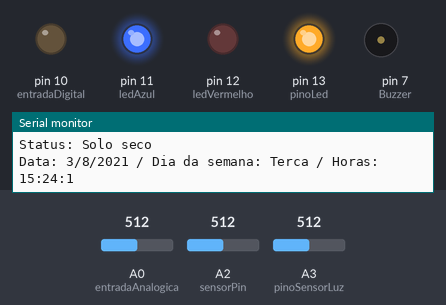
Bench run of a sketch on a simulated Arduino Uno, built for the host (arithmetic inside an expression is 32-bit, double 64-bit). Shown: output pins drawn as LEDs (lit = HIGH), buzzer (waves = sounding), the last lines printed to the serial monitor. Inputs (shaded band) come from the test bench; at power-on: A3 (pinoSensorLuz) = 512, A2 (sensorPin) = 512, A0 (entradaAnalogica) = 512. The local clock reads 2024-03-15 10:24:30 at power-on unless the sketch sets it.

Above: at 1.3 s.
1.4 s: A3 (pinoSensorLuz) set to 584
3.4 s: A3 (pinoSensorLuz) set to 619
At 5.5 s:
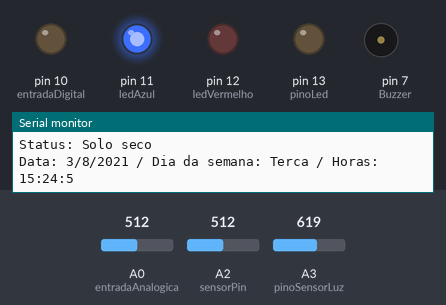
5.8 s: A2 (sensorPin) set to 559
7.6 s: A2 (sensorPin) set to 589
At 9.9 s:
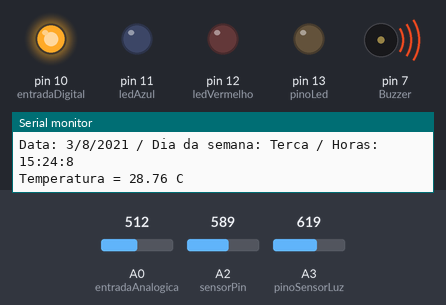
10.3 s: A2 (sensorPin) set to 122
At 12.0 s:
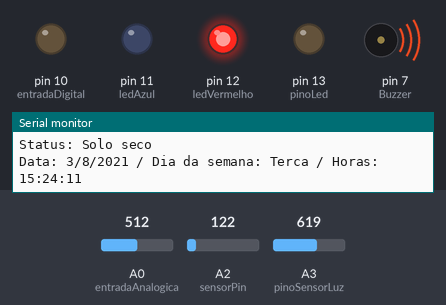
12.8 s: A3 (pinoSensorLuz) set to 590
At 14.1 s:
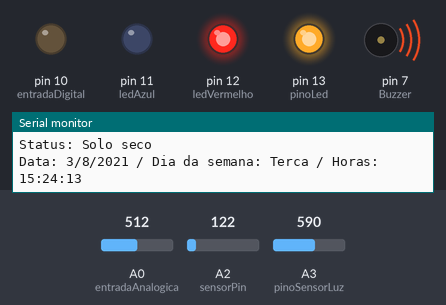
Timing chart, 0 to 15.8 s (numbered marks = the images above; inputs shaded):
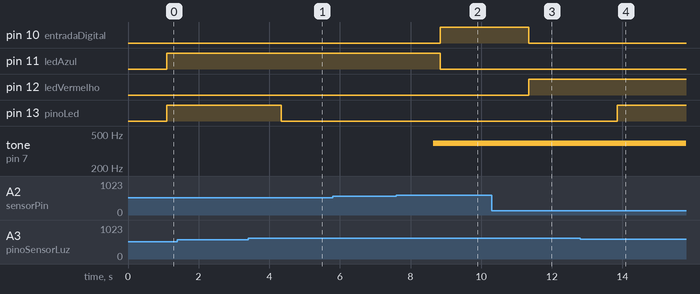

Measured:
- the behaviour switches between 600 and 601 on A3 (pinoSensorLuz) (found by bisection; images 0 and 1)
- the behaviour switches between 573 and 574 on A2 (sensorPin) (found by bisection; images 1 and 2)
- after the input at 3.4 s, pin 13 (pinoLed): HIGH → LOW after 0.94 s
- after the input at 7.6 s, pin 10 (entradaDigital): LOW → HIGH after 1.2 s; pin 11 (ledAzul): HIGH → LOW after 1.2 s; tone on pin 7 (Buzzer): silent → 392 Hz after 1.0 s
- after the input at 10.3 s, pin 10 (entradaDigital): HIGH → LOW after 1.0 s; pin 12 (ledVermelho): LOW → HIGH after 1.0 s
- after the input at 12.8 s, pin 13 (pinoLed): LOW → HIGH after 1.1 s

The sketch:

Sistema.ino
```cpp
//Inclui as bibliotecas
#include <Wire.h>
#include "RTClib.h"

RTC_DS1307 rtc; //Objeto rtc da classe DS1307

#define entradaDigital 10
#define entradaAnalogica 0 //umidade
bool dSensor;//sensor de umidade
int aSensor;//sensor de umidade

const int sensorPin = A2; //PINO ANALÓGICO UTILIZADO PELO SENSOR de temperatura
float temperatura = 0; //VARIÁVEL DO TIPO FLOAT

int pinoLed = 13;
int pinoSensorLuz = A3; //luz
int valorLuz = 0;

const int ledVermelho = 12;
const int ledAzul = 11;//leds do sensor de temperatura
const int ledVerde = 10;

int Buzzer = 7;
char diasDaSemana[7][12] = {"Domingo", "Segunda", "Terca", "Quarta", "Quinta", "Sexta",
"Sabado"}; //Dias da semana

void setup(){
    Serial.begin(9600); //INICIALIZAÇÃO DA SERIAL
    pinMode(Buzzer,OUTPUT);//buzzer
    pinMode(pinoLed,OUTPUT);
    pinMode(entradaDigital, INPUT);
    pinMode (ledVermelho, OUTPUT);
    pinMode (ledAzul, OUTPUT);//leds do sensor de temp
    pinMode (ledVerde, OUTPUT);

    Serial.begin(9600); //Inicializa a comunicacao serial
    if (! rtc.begin()) { //Se o RTC nao for inicializado, faz
    Serial.println("RTC NAO INICIALIZADO"); //Imprime o texto
    while (1); } //Trava o programa

    rtc.adjust(DateTime(2021, 8, 3, 15, 24, 00));//Ajusta o tempo do RTC para a data e hora
    //definida pelo usuario. OLHAR DEPOIS
    delay(100); // 100 Milissegundos
}


void loop(){
    FRelogio();
}

void FTemperatura(){ //funçao da temperatura
//sensor de temperatura
    temperatura = (analogRead(sensorPin) * 0.0048828125/ 0.1); //VARIÁVEL RECEBE A
    //TEMPERATURA MEDIDA
    Serial.print("Temperatura = "); //IMPRIME O TEXTO NA SERIAL
    Serial.print(temperatura); //IMPRIME NA SERIAL A TEMPERATURA MEDIDA
    Serial.println(" C"); //IMPRIME O TEXTO NA SERIAL
  if(temperatura <10){
    tone(Buzzer,392);// Liga o buzzer
    delay(200); // Espera um tempo para Desativar
    noTone;//Desativa o buzzer
    digitalWrite(ledVermelho, HIGH);
    digitalWrite(ledAzul, LOW);
    digitalWrite(ledVerde, LOW);
    } else if(temperatura >= 10 && temperatura <= 28){
        noTone;//Desativa o buzzer
        digitalWrite(ledAzul, HIGH);
        digitalWrite(ledVermelho, LOW);
        digitalWrite(ledVerde, LOW);
        } else if(temperatura >28){
            tone(Buzzer,392);// Liga o buzzer
            delay(200); // Espera um tempo para Desativar
            //Desativa o buzzer
            noTone;
            digitalWrite(ledVerde, HIGH);
            digitalWrite(ledAzul, LOW);
            digitalWrite(ledVermelho, LOW);
            }
}

void FLuminosidade(){
    //sensor de luminosidade
    valorLuz = analogRead(pinoSensorLuz);
    if(valorLuz>600){
        digitalWrite(pinoLed,LOW);
        Serial.print("Luz Okay"); //IMPRIME O TEXTO NA SERIAL
        Serial.println();
        }
        else
        {
            digitalWrite(pinoLed,HIGH);
            Serial.print("Luz Baixa"); //IMPRIME O TEXTO NA SERIAL
            Serial.println();
            }
}

void FUmidade(){
    //sensor de umidade
    dSensor = digitalRead(entradaDigital);
    aSensor = analogRead(entradaAnalogica);
    // Serial.print("Leitura entrada digital: ");
    //Serial.println(dSensor);
    // Serial.print("Leitura entrada analogica: ");
    // Serial.println(aSensor);
    //Serial.println();
    if (aSensor > 0 && aSensor < 400)
    {
        Serial.println("Status: Solo umido");
        }
        if (aSensor > 400 && aSensor <801)
        {
          Serial.println("Status: Umidade moderada");
          }
          else (aSensor > 800 && aSensor < 1024); {
              Serial.println("Status: Solo seco");
              }
}

void FRelogio(){
    //reogio
    DateTime agora = rtc.now(); // Faz a leitura de dados de data e hora
    Serial.print("Data: ");
    Serial.print(agora.day(), DEC); //Imprime dia
    Serial.print('/'); //Imprime barra
    Serial.print(agora.month(), DEC); //Imprime mes
    Serial.print('/'); //Imprime barra
    Serial.print(agora.year(), DEC); //Imprime ano
    Serial.print(" / Dia da semana: "); //Imprime texto
    Serial.print(diasDaSemana[agora.dayOfTheWeek()]); //Imprime dia da semana
    Serial.print(" / Horas: "); //Imprime texto
    Serial.print(agora.hour(), DEC); //Imprime hora
    Serial.print(':'); //Imprime dois pontos
    Serial.print(agora.minute(), DEC); //Imprime os minutos
    Serial.print(':'); //Imprime dois pontos
    Serial.print(agora.second(), DEC); //Imprime os segundos
    delay(1000); // 1 Segundo
    Serial.println(); //Quebra de linha

    if(agora.hour()== 8){
        FTemperatura();
        FLuminosidade();
        FUmidade();
        Serial.println(); //Quebra de linha
        Serial.println(); //Quebra de linha
        }
         else if(agora.hour()== 15){
            FTemperatura();
            FLuminosidade();
            FUmidade();
            Serial.println(); //Quebra de linha
            Serial.println(); //Quebra de linha
            }
         else if (agora.hour()== 17){
                FTemperatura();
                FLuminosidade();
                FUmidade();
                Serial.println(); //Quebra de linha
                Serial.println(); //Quebra de linha
                }

}
```
